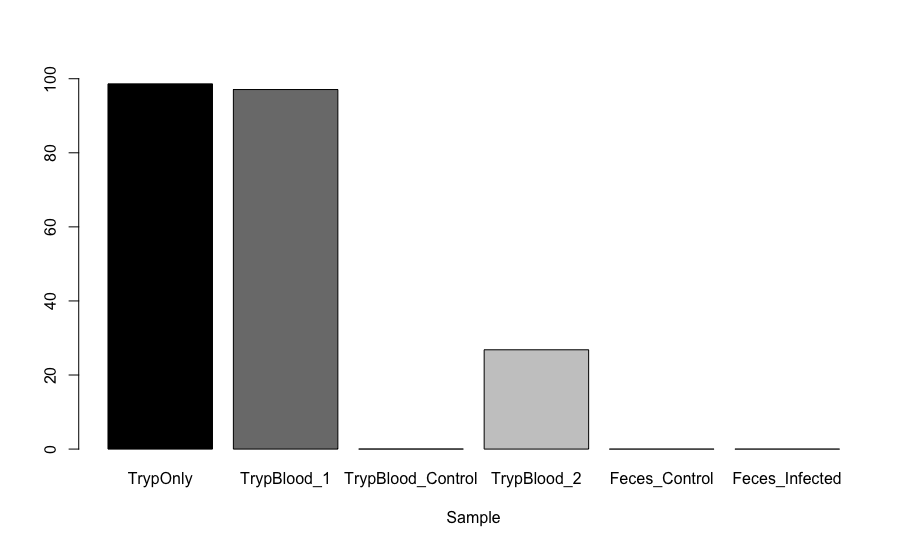

Source code (R):
############ barplot
# Create the data for the chart 
GFG_ID   <- c(1:5) 
GFG_Sal  <- c(98.61, 97.08, 0.03, 26.81, 0.01, 0.01) 
GFG_Name <- c("TrypOnly","TrypBlood_1","TrypBlood_Control","TrypBlood_2","Feces_Control","Feces_Infected") 
X <- data.frame(GFG_ID,GFG_Name,GFG_Sal) 
X 

# Give the chart file a name 
png(file = "Fig5.png", width = 800, height = 400) 

# Plot the bar chart  
barplot(GFG_Sal,names.arg=GFG_Name,xlab="Sample", 
        ylab="",col=gray.colors(6, start=0, end=0.9), ylim=c(0,100)) 

# Save the file 
dev.off()

########### ggplot

#library(ggpattern)
library(ggplot2)
library(hrbrthemes)

df = data.frame( ID=c(1:6)
                 Sample=c("TrypOnly","TrypBlood_1","TrypBlood_Control","TrypBlood_2","Feces_Control","Feces_Infected"),
                 Percentage=c(98.61, 97.08, 0.03, 26.81, 0.01, 0.01)
)

ggplot(df, aes(x=Sample, y=Percentage, fill=Sample)) +
  geom_bar(stat="identity", alpha=.6, width=.4) +
  scale_fill_grey(start=0, end=0.8) +  # start and end define the range of grays
  theme_bw()


dev.off()
print(plot(1))
